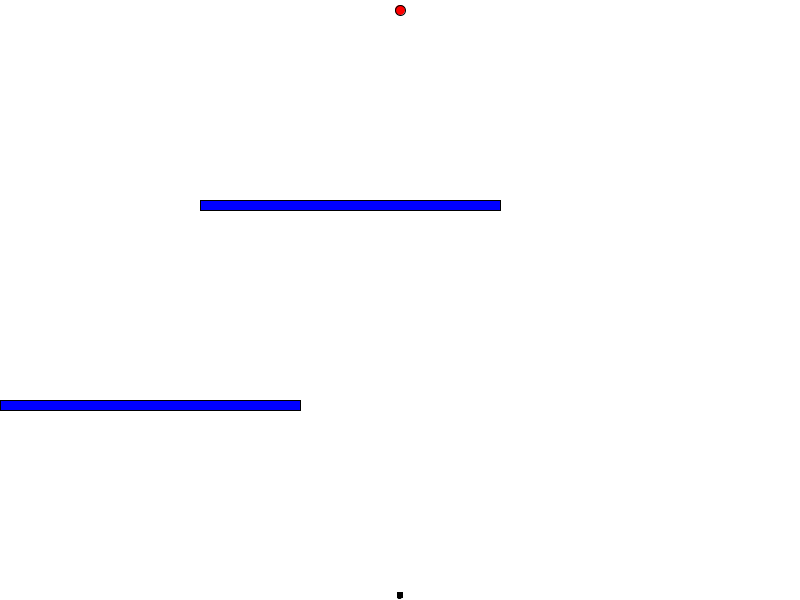
Frame 1 (no input)
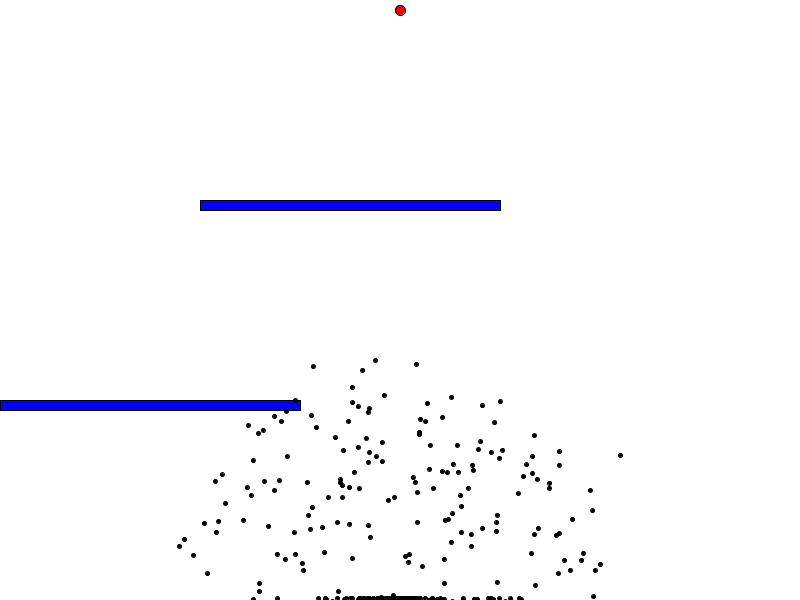
Frame 60 (the mouse pressed at the canvas centre just before this capture)
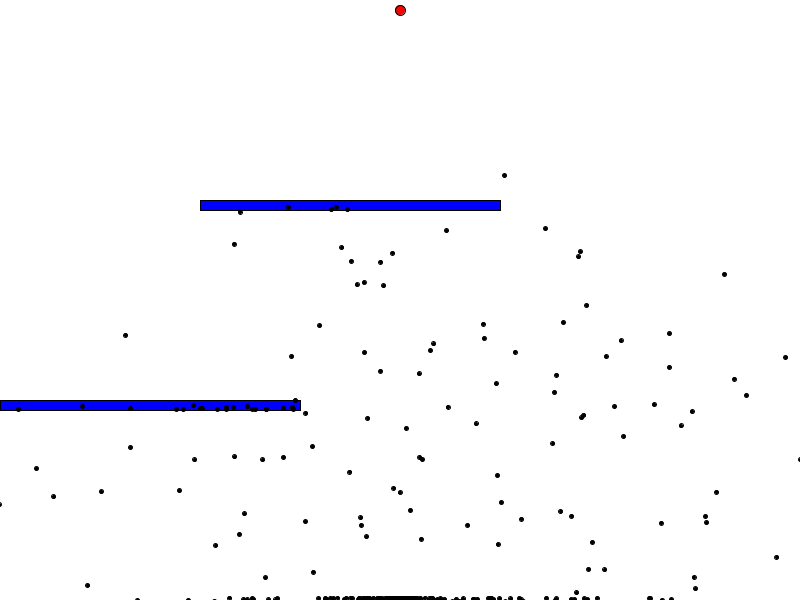
Frame 120 (the mouse held since frame 60 and released just before this capture)

The Processing sketch that drew these frames (run headless with seeded random() and noise(); from frame 60 on, the mouse is pressed at the canvas centre):

// Processing sketch: dots
// ── dots.pde
Population test;
PVector goal = new PVector(400,10);

void setup(){
  size(800,600);
  test = new Population(500);
  
}

void draw(){
  background(255);
  fill(255,0,0);
  ellipse(goal.x,goal.y,10,10);
  
  fill(0,0,255);
  rect(0,400,300,10);
  rect(200,200,300,10);

  
  if(test.allDotsDead()){
    //genetic algorithm
    test.calculateFitness();
    test.naturalSelection();
    test.mutateBabies();
  }else{

  
    test.update();
    test.show();
  }
}

// ── Brain.pde
class Brain{
  PVector[] directions;
  int step = 0;
  
  Brain(int size){
    directions = new PVector[size];
    randomize();
    
    
  }
  
  //-------------------------------------------------------------
  
  void randomize(){
    for (int i = 0 ; i < directions.length; i++){
      float randomAngle = random(2*PI);
      directions[i] = PVector.fromAngle(randomAngle);
    
    } 
  
  }
  //------------------------------------------------------------
  Brain clone(){
    Brain clone = new Brain(directions.length);
    
    for (int i = 0; i < directions.length ; i++){
      clone.directions[i] = directions[i].copy();
    }
    
    return clone;
  
  }
  
  //--------------------------------------------------------------
  void mutate(){
    float mutationRate = 0.01;
    
    for(int i=0 ; i<directions.length;i++){
      float rand = random(1);
      if (rand<mutationRate){
        //selected, set as random direction
        float randomAngle = random(2*PI);
        directions[i] = PVector.fromAngle(randomAngle);
      }
    }
  }
  
  
  
}

// ── Population.pde
class Population {
  Dot[] dots;
  float fitnessSum;
  int gen = 1;
  
  int bestDot=0;
  int minStep = 400;
  
  Population(int size){
    
    //create dot array
    dots = new Dot[size];
    
    //initialize all dots
    for (int i = 0 ; i < size; i++){
      dots[i] = new Dot();
    }
  }
  
  //-------------------------------------------------------------------
  
  //show all dots
  void show(){
    for (int i = 1 ; i < dots.length ; i++){
      dots[i].show();
    }
    
    dots[0].show();
  
  }
  
  //-------------------------------------------------------------------
  
  void update(){
    for (int i =0; i < dots.length ; i++){
      if(dots[i].brain.step>minStep){
        dots[i].dead=true;
      }else{
      
        dots[i].update();
      }
    }
  }
  
  //-------------------------------------------------------------------
  void calculateFitness(){
    for (int i = 0; i< dots.length;i++){
      dots[i].calculateFitness();
    }
  }
  
  //-------------------------------------------------------------------
  
  boolean allDotsDead(){
    for(int i = 0 ; i < dots.length ; i++){
      if(!dots[i].dead && !dots[i].reachedGoal){
        return false;
      }
      
    }
    
    return true;
  
  }
  
  //---------------------------------------------------------------------
  void naturalSelection(){
    Dot[] newDots = new Dot[dots.length];
    setBestDot();
    calculateFitnessSum();
    
    newDots[0] = dots[bestDot].getBaby();
    newDots[0].isBest = true;
    
    for (int i = 1 ; i < newDots.length; i++){
      Dot parent = selectParent();
      //select parent based on fitness
      
      //get baby from parent
      newDots[i] = parent.getBaby();
    
    }
    
    dots = newDots.clone();
    gen++;
    
  }
  
  //---------------------------------------------------------------------
  void calculateFitnessSum(){
    fitnessSum=0;
    
    for (int i = 0 ; i < dots.length ; i++){
      fitnessSum+=dots[i].fitness;
    
    }
  
  }
  
  //----------------------------------------------------------------------
  Dot selectParent(){
    float rand = random(fitnessSum);
    float runningSum=0;
    
    for (int i = 0 ; i< dots.length ; i++){
      runningSum+=dots[i].fitness;
      if (runningSum>rand){
        return dots[i];
      }
    }
    //should never get here
    return null;
  }
  //--------------------------------------------------------------------------
  void mutateBabies(){
    for (int i = 1; i < dots.length ; i++){
      dots[i].brain.mutate();
    }
  }
  
  //---------------------------------------------------------------------------
  void setBestDot(){
    float max=0;
    int maxIndex = 0;
    for (int i=0; i<dots.length; i++){
      if (dots[i].fitness>max){
        max = dots[i].fitness;
        maxIndex = i;
      }
    }
    
    bestDot = maxIndex;
    
    if(dots[bestDot].reachedGoal){
      minStep = dots[bestDot].brain.step;
    }
  }
}

// ── dot.pde


class Dot {
  PVector pos;
  PVector vel;
  PVector acc;
  Brain brain;
  
  boolean dead=false;
  boolean reachedGoal = false;
  boolean isBest = false;
  
  float fitness = 0;


  Dot(){
    brain = new Brain(400);
    
    pos = new PVector(width/2, height - 5);
    vel = new PVector (0,0);
    acc = new PVector (0,0);
    
    
  }
  
  //-------------------------------------------------------------
  
  void show(){
    if (isBest){
      fill(0,255,0);
      ellipse(pos.x,pos.y,8,8);
    }else{
    
      fill(0);
      ellipse(pos.x,pos.y,4,4);
    }
  }
  
  void move(){
    
    // acceleration of dot = next element in directions array
    if(brain.directions.length>brain.step){
      acc = brain.directions[brain.step];
      brain.step++;
    } else{
      dead=true;
    }
    
    vel.add(acc);
    
    // limit the acceleration
    vel.limit(5);
    pos.add(vel);
  
  }
  
  //-----------------------------------------------------------------------
  void update(){
    if(!dead && !reachedGoal){
      move();
      if (pos.x < 2 || pos.y < 2 || pos.x > width - 2 || pos.y > height - 2){
        dead=true;
      }else if(dist(pos.x,pos.y,goal.x,goal.y)<5){
        //dot reached goal
        reachedGoal = true;
        
        //improve later
      }else if (pos.x<300 && pos.y<410 && pos.y>400 && pos.x>0){
        dead=true;
      }else if (pos.x<500 && pos.y<210 && pos.y>200 && pos.x>200){
        dead=true;
      }
    }
  }
  
  //-------------------------------------------------------------------------
  void calculateFitness(){
    if (reachedGoal){
      fitness = 1.0/16.0 + 10000.0/(float)(brain.step*brain.step);
    }else{
    
      float distanceToGoal = dist(pos.x,pos.y,goal.x,goal.y);
      fitness = 1/(distanceToGoal*distanceToGoal);  
      
      if (pos.x<300 && pos.y<410 && pos.y>400 && pos.x>0){
        fitness=fitness*fitness/150000;
      }else if (pos.x<500 && pos.y<210 && pos.y>200 && pos.x>200){
        fitness=fitness/150000;
      }
      
    }
    
  }
  
  //------------------------------------------------------------------------
  //clone the parent
  Dot getBaby(){
    Dot baby = new Dot();
    baby.brain = brain.clone();
    return baby;
  
  }
}
